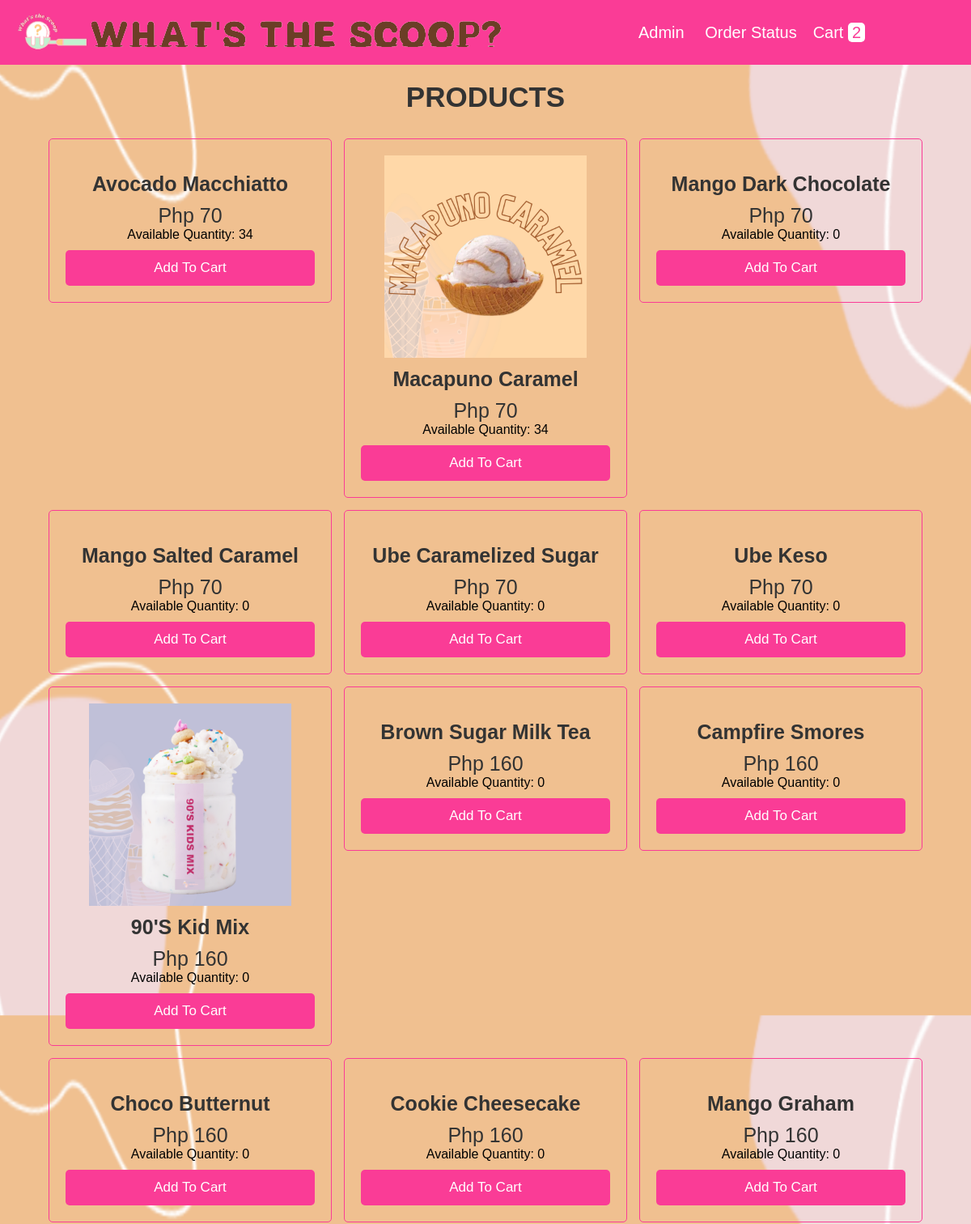
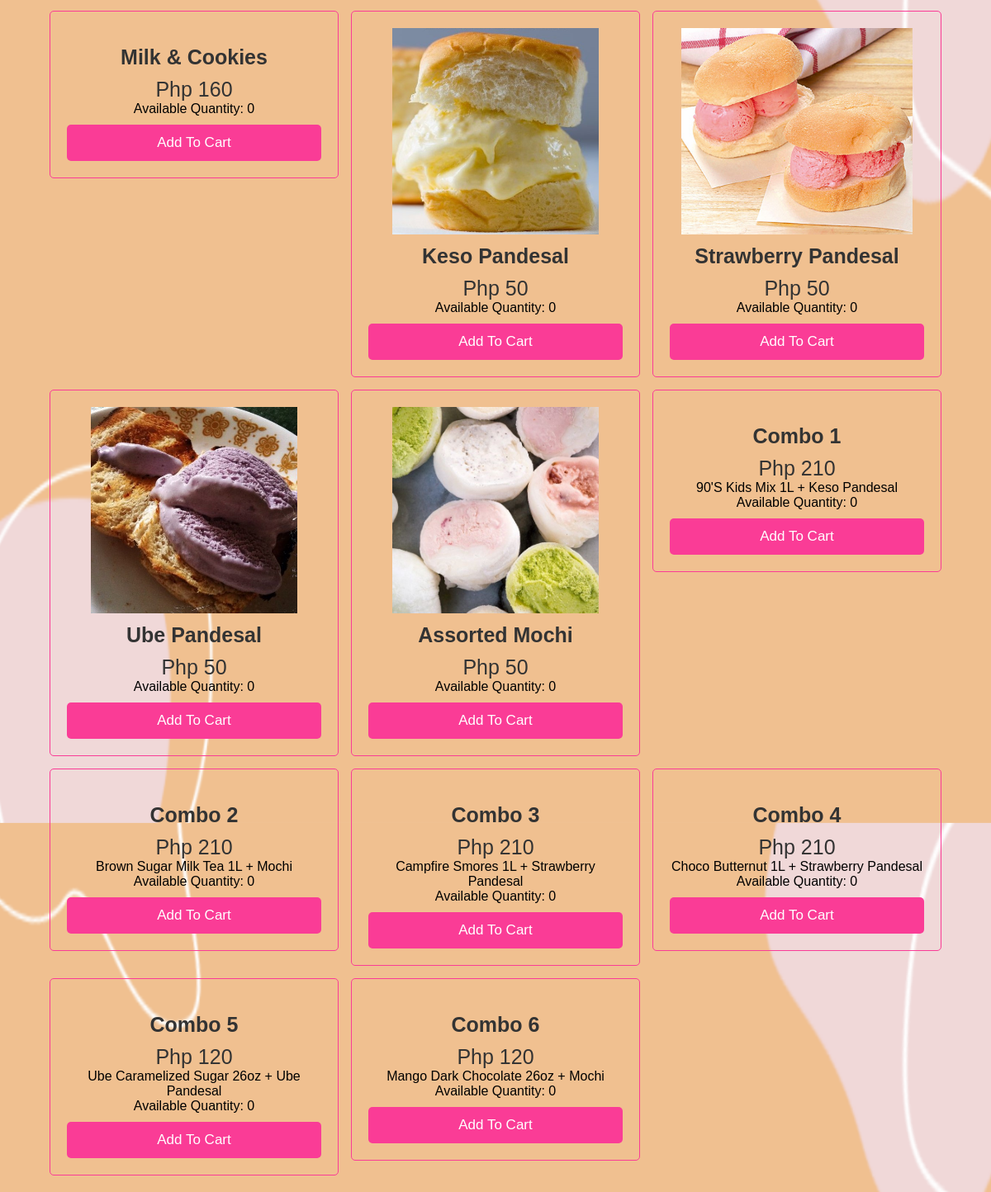
Page /rootfolder/insidefolders/customer_pg_menu/products.php on the committed database (2 pictures, top to bottom).
### tables this page shows
CREATE TABLE `products` (
  `id` int(255) NOT NULL,
  `name` varchar(255) NOT NULL,
  `price` varchar(255) NOT NULL,
  `image` varchar(255) NOT NULL,
  `product_desc` varchar(255) NOT NULL,
  `PRODUCT_QTY` int(11) NOT NULL
);

### rootfolder/insidefolders/customer_pg_menu/products.php (the view, shortened to what this page needs)
<?php
@include 'config.php';
?>
<!DOCTYPE html>
<html lang="en">
<head>
   <link rel="stylesheet" href="https://cdnjs.cloudflare.com/ajax/libs/font-awesome/6.0.0/css/all.min.css">
   <link rel="stylesheet" href="style.css">
</head>
<body>
<?php include 'header.php'; ?>
<div class="container">
<section class="products">
   <h1 class="heading">Products</h1>
   <br>
   <div class="box-container">
      <?php
      $select_products = mysqli_query($conn, "SELECT * FROM `products`;");
      if(mysqli_num_rows($select_products) > 0){
         while($fetch_product = mysqli_fetch_assoc($select_products)){
      ?>
      <form action="" method="post">
         <div class="box">
            <img src="uploaded_img/<?php echo $fetch_product['image']; ?>" alt="">
            <h3><?php echo $fetch_product['name']; ?></h3>
            <div class="price">Php <?php echo $fetch_product['price'];?></div>
            <div><font size="3"><?php echo $fetch_product['product_desc']; ?></font></div>
            <div><font size = "3"> <?php echo "Available Quantity:&nbsp;" . $fetch_product['PRODUCT_QTY']; ?></font></div>
            <input type="submit" class="btn" value="add to cart" name="add_to_cart">
         </div>
      </form>
      <?php
         };
      };
      ?>
   </div>
</section>
</div>
</body>
</html>

### rootfolder/insidefolders/customer_pg_menu/style.css (style rules this page uses)
:root { --blue:#fa3c96; --red:tomato; --orange:orange; --black:#333; --white:#fff; --bg-color:#eee; --dark-bg:rgba(0,0,0,.7); --box-shadow:0 .5rem 1rem #fa3c96(0,0,0,.1); --border:.1rem solid #fa3c96; }
* { font-family: 'Century Gothic', sans-serif; margin:0; padding:0; box-sizing: border-box; outline: none; border:none; text-decoration: none; text-transform: capitalize; }
html { font-size: 62.5%; overflow-x: hidden; }
.container { max-width: 1200px; margin:0 auto; }
section { padding:2rem; }
.heading { text-align: center; font-size: 3.5rem; text-transform: uppercase; color:var(--black); margin-bottom: 2rem; }
.btn, .option-btn, .delete-btn { display: block; width: 100%; text-align: center; background-color: var(--blue); color:var(--white); font-size: 1.7rem; padding:1.2rem 3rem; border-radius: .5rem; cursor: pointer; margin-top: 1rem; }
.products .box-container { display: grid; grid-template-columns: repeat(auto-fit, 35rem); gap:1.5rem; justify-content: center; }
.products .box-container .box { text-align: center; padding:2rem; box-shadow: var(--box-shadow); border:var(--border); border-radius: .5rem; }
.products .box-container .box img { height: 25rem; }
.products .box-container .box h3 { margin:1rem 0; font-size: 2.5rem; color:var(--black); }
.products .box-container .box .price { font-size: 2.5rem; color:var(--black); }

### rootfolder/insidefolders/customer_pg_menu/products.php (style rules this page uses)
body { background-image: url(images/bgimg2.PNG); background-size: 100%; }

### rows in the picture
products: name "Avocado Macchiatto", price "70", PRODUCT_QTY "34"
products: image (picture), name "Macapuno Caramel", price "70", PRODUCT_QTY "34"
products: name "Mango Dark Chocolate", price "70", PRODUCT_QTY "0"
products: name "Mango Salted Caramel", price "70", PRODUCT_QTY "0"
products: name "Ube Caramelized Sugar", price "70", PRODUCT_QTY "0"
products: name "Ube Keso", price "70", PRODUCT_QTY "0"
products: image (picture), name "90's Kid Mix", price "160", PRODUCT_QTY "0"
products: name "Brown Sugar Milk Tea", price "160", PRODUCT_QTY "0"
products: name "Campfire Smores", price "160", PRODUCT_QTY "0"
products: name "Choco Butternut", price "160", PRODUCT_QTY "0"
products: name "Cookie Cheesecake", price "160", PRODUCT_QTY "0"
products: name "Mango Graham", price "160", PRODUCT_QTY "0"
products: name "Milk & Cookies", price "160", PRODUCT_QTY "0"
products: image (picture), name "Keso Pandesal", price "50", PRODUCT_QTY "0"
products: image (picture), name "Strawberry Pandesal", price "50", PRODUCT_QTY "0"
products: image (picture), name "Ube Pandesal", price "50", PRODUCT_QTY "0"
products: image (picture), name "Assorted Mochi", price "50", PRODUCT_QTY "0"
products: name "Combo 1", price "210", product_desc "90's Kids Mix 1L + Keso Pandesal", PRODUCT_QTY "0"
products: name "Combo 2", price "210", product_desc "Brown Sugar Milk Tea 1L + Mochi", PRODUCT_QTY "0"
products: name "Combo 3", price "210", product_desc "Campfire Smores 1L + Strawberry Pandesal", PRODUCT_QTY "0"
products: name "Combo 4", price "210", product_desc "Choco Butternut 1L + Strawberry Pandesal", PRODUCT_QTY "0"
products: name "Combo 5", price "120", product_desc "Ube Caramelized Sugar 26oz + Ube Pandesal", PRODUCT_QTY "0"
products: name "Combo 6", price "120", product_desc "Mango Dark Chocolate 26oz + Mochi", PRODUCT_QTY "0"

### other values in the picture
$row_count "2"
